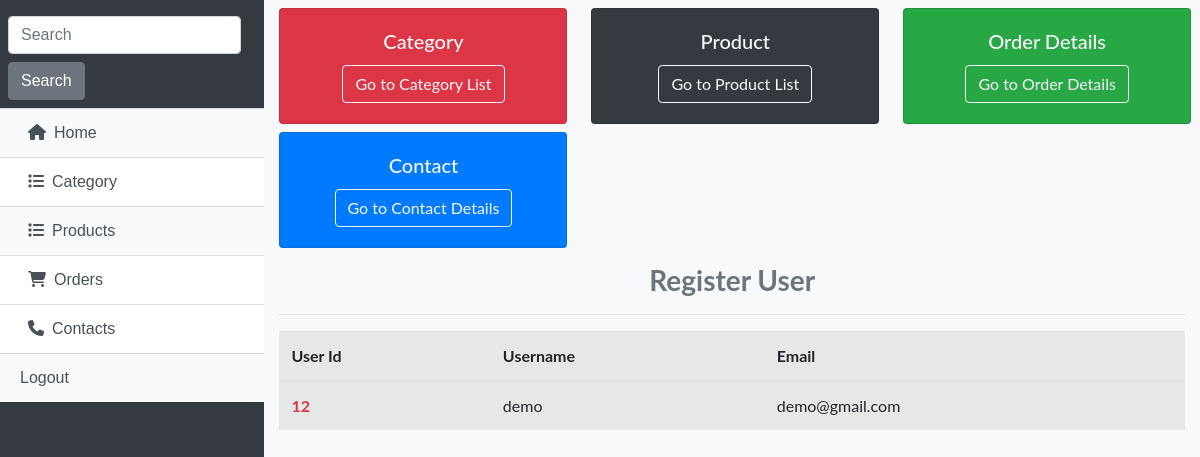
The app's page /custom_admin/Dashboard/ with its own data.
### shop/models.py (models this page shows, shortened)
class Register(models.Model):
    user_id = models.AutoField(primary_key=True)
    username = models.CharField(max_length=500)
    email = models.CharField(max_length=500)
    password = models.CharField(max_length=500)
    con_password = models.CharField(max_length=500)

### custom_admin/views.py (the view)
# urls.py: path('Dashboard/',views.Dashboard,name="Dashboard"),
def Dashboard(request):
    register_user = Register.objects.all()
    return render(request,'adminTemplates/dashboard.html',{'register_user':register_user})

### shop/templates/adminTemplates/dashboard.html (shortened to what this page needs)
{% extends 'adminTemplates/base.html' %}
{%block body %}
<div class="container-fluid bg-light min-vh-100" style="font-family: 'Lato', sans-serif;">
    <div class="row mt-2">
    	<div class="col-md-4">
			<div class="bg-danger text-center card  mb-2" style="width: 18rem;" >
			  <div class="card-body">
			    <h5 class="card-title text-light">Category</h5>
			    <a href="{% url 'category' %}" class="btn btn-outline-light">Go to Category List</a>
			  </div>
			</div>
		</div>
		<div class="col-md-4">
			<div class="bg-dark text-center card" style="width: 18rem;">
			  <div class="card-body">
			    <h5 class="card-title text-light">Product</h5>
			    <a href="{% url 'productList' %}" class="btn btn-outline-light">Go to Product List</a>
			  </div>
			</div>
		</div>
		<div class="col-md-4">
			<div class="bg-success text-center card" style="width: 18rem;">
			  <div class="card-body">
			    <h5 class="card-title text-light">Order Details</h5>
			    <a href="{% url 'orders' %}" class="btn btn-outline-light">Go to Order Details</a>
			  </div>
			</div>
		</div>
	</div>
    <div class="row">
		<div class="col-md-4">
			<div class="bg-primary text-center card" style="width: 18rem;">
			  <div class="card-body text-light">
			    <h5 class="card-title">Contact</h5>
			    <a href="{% url 'contactList' %}" class="btn btn-outline-light">Go to Contact Details</a>
			  </div>
			</div>
		</div>
	</div>
	<h3 class="text-center mt-3 font-weight-bold text-muted">Register User</h3><hr>
        <table class="table table-active table-hover">
             <thead>
                <tr>
                    <th scope="col">User Id</th>
                    <th scope="col">Username</th>
                    <th scope="col">Email</th>
                </tr>
            </thead>
            <tbody>
                {% for i in register_user %}
                <tr>
                    <th scope="row" class="text-danger">{{ i.user_id }}</th>
                    <td>{{ i.username }}</td>
                    <td>{{ i.email }}</td>
                </tr>
                {% endfor %}
            </tbody>
        </table>
</div>
{% endblock %}

### records on screen
Register: user_id "12", username "demo", email "demo@gmail.com"
